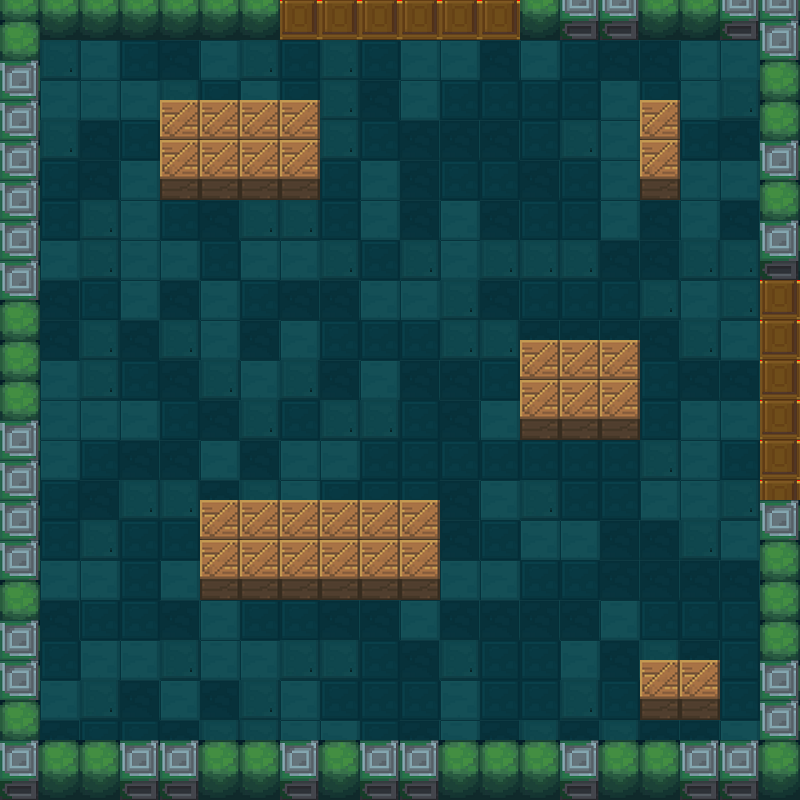

Rendered tile map (Tiled .tmx) drawn with the repository's tilesets; below, a short description and the map source with its tile grids summarised:
An orthogonal 20x20 tile map with 40x40 px tiles, 6 tile layers (MonsterMeta, Meta, exit, floor, ...), 5 tilesets and 1 object (Manager).

<map version="1.0" orientation="orthogonal" renderorder="right-down" width="20" height="20" tilewidth="40" tileheight="40">
 <tileset firstgid="1" name="floor" tilewidth="40" tileheight="40">
  <image source="floors.png" width="160" height="40" />
 </tileset>
 <tileset firstgid="5" name="roomVerge" tilewidth="40" tileheight="60">
  <image source="1.png" width="80" height="60" />
 </tileset>
 <tileset firstgid="7" name="boxBarrier" tilewidth="40" tileheight="60">
  <image source="木箱.png" width="40" height="60" />
 </tileset>
 <tileset firstgid="8" name="meta" tilewidth="40" tileheight="40">
  <image source="meta_tiles.png" width="280" height="70" />
  <tile id="0">
   <properties>
    <property name="Collidable" value="true" />
   </properties>
  </tile>
 </tileset>
 <tileset firstgid="15" name="exit" tilewidth="40" tileheight="40">
  <image source="上下门（关）.png" width="40" height="80" />
 </tileset>
 <layer name="MonsterMeta" width="20" height="20">
  <properties>
   <property name="cc_vertexz" value="-800" />
  </properties>
  <data>[400 cells, 106 non-empty, 1 distinct tile ids]</data>
 </layer>
 <layer name="Meta" width="20" height="20">
  <properties>
   <property name="cc_vertexz" value="-800" />
  </properties>
  <data>[400 cells, 94 non-empty, 1 distinct tile ids]</data>
 </layer>
 <layer name="exit" width="20" height="20">
  <properties>
   <property name="cc_vertexz" value="-500" />
  </properties>
  <data>[400 cells, 12 non-empty, 1 distinct tile ids]</data>
 </layer>
 <layer name="floor" width="20" height="20">
  <properties>
   <property name="cc_vertexz" value="-500" />
  </properties>
  <data>[400 cells, 324 non-empty, 4 distinct tile ids]</data>
 </layer>
 <layer name="roomVerge" width="20" height="20">
  <properties>
   <property name="cc_vertexz" value="automatic" />
  </properties>
  <data>[400 cells, 64 non-empty, 2 distinct tile ids]</data>
 </layer>
 <layer name="barrier" width="20" height="20">
  <properties>
   <property name="cc_vertexz" value="automatic" />
  </properties>
  <data>[400 cells, 30 non-empty, 1 distinct tile ids]</data>
 </layer>
 <objectgroup name="ObjectManager">
  <object name="Manager" x="379" y="375" />
 </objectgroup>
</map>
